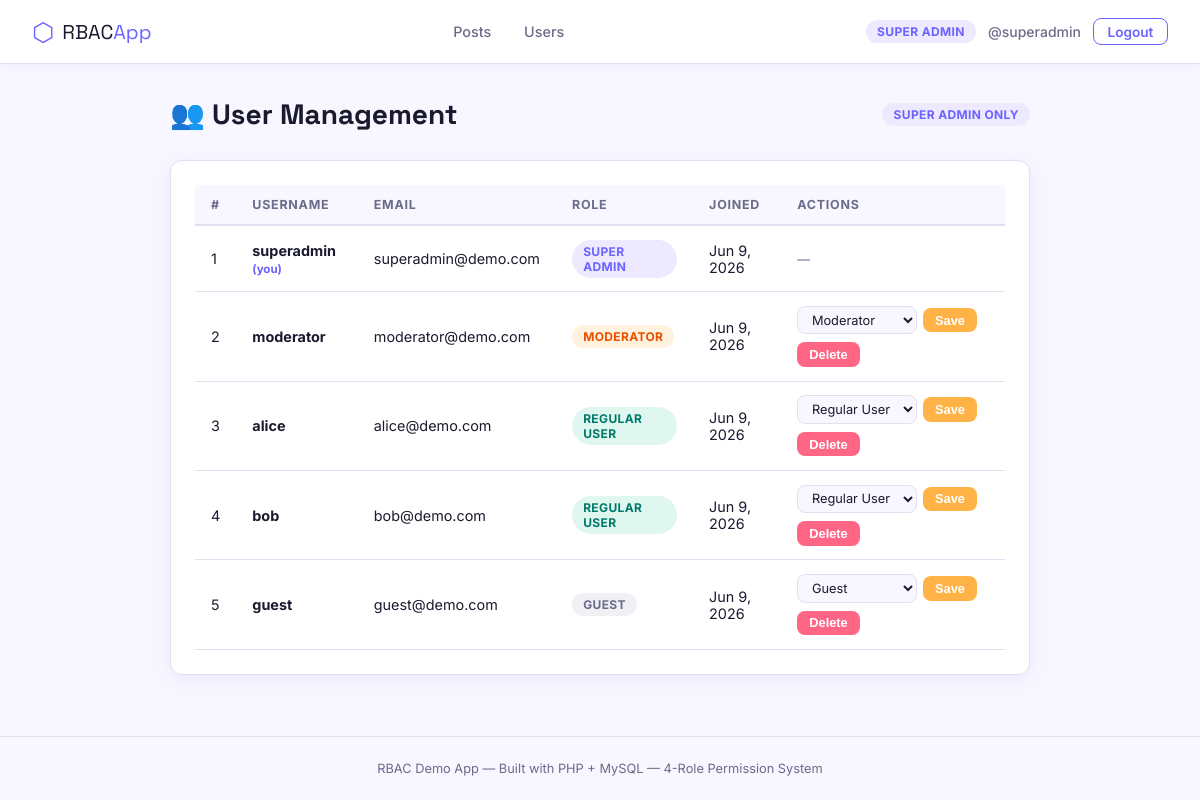
The page /pages/users.php (signed in) on the database its author committed.
### tables this page shows
CREATE TABLE IF NOT EXISTS users (
    id INT AUTO_INCREMENT PRIMARY KEY,
    username VARCHAR(50) NOT NULL UNIQUE,
    email VARCHAR(100) NOT NULL UNIQUE,
    password VARCHAR(255) NOT NULL,
    role_id INT NOT NULL DEFAULT 3,
    created_at TIMESTAMP DEFAULT CURRENT_TIMESTAMP,
    FOREIGN KEY (role_id) REFERENCES roles(id)
);

CREATE TABLE IF NOT EXISTS roles (
    id INT AUTO_INCREMENT PRIMARY KEY,
    name VARCHAR(50) NOT NULL UNIQUE,
    label VARCHAR(50) NOT NULL
);

### includes/auth.php (called while the page is built, shortened)
<?php
function isLoggedIn() {
    return isset($_SESSION['user_id']);
}
function currentUser() {
    return [
        'user_id'  => $_SESSION['user_id'] ?? null,
        'username' => $_SESSION['username'] ?? null,
        'email'    => $_SESSION['email'] ?? null,
        'role'     => $_SESSION['role'] ?? 'guest',
    ];
}
function currentRole() {
    return $_SESSION['role'] ?? 'guest';
}
function isSuperAdmin() { return currentRole() === 'super_admin'; }
function canManageUsers() {
    return isSuperAdmin();
}
function roleBadgeClass($role) {
    return match($role) {
        'super_admin'  => 'badge-super',
        'moderator'    => 'badge-mod',
        'regular_user' => 'badge-user',
        default        => 'badge-guest',
    };
}
function roleLabel($role) {
    return match($role) {
        'super_admin'  => 'Super Admin',
        'moderator'    => 'Moderator',
        'regular_user' => 'Regular User',
        default        => 'Guest',
    };
}
?>

### pages/users.php (the view, shortened to what this page needs)
<?php
require_once __DIR__ . '/../includes/auth.php';
$db = getDB();
$users = $db->query("
    SELECT u.*, r.name AS role, r.label AS role_label, r.id AS role_id
    FROM users u JOIN roles r ON u.role_id = r.id
    ORDER BY u.created_at DESC
")->fetchAll();
$roles = $db->query("SELECT * FROM roles")->fetchAll();
include __DIR__ . '/../includes/header.php';
?>
<div class="page-wrap">
    <div class="page-header">
        <h1 class="page-title">👥 User Management</h1>
        <span class="badge badge-super">Super Admin Only</span>
    </div>
    <div class="card">
        <div class="table-wrap">
            <table>
                <thead>
                    <tr>
                        <th>#</th>
                        <th>Username</th>
                        <th>Email</th>
                        <th>Role</th>
                        <th>Joined</th>
                        <th>Actions</th>
                    </tr>
                </thead>
                <tbody>
                <?php foreach ($users as $u): ?>
                <tr>
                    <td><?= $u['id'] ?></td>
                    <td>
                        <strong><?= htmlspecialchars($u['username']) ?></strong>
                        <?php if ($u['id'] == $_SESSION['user_id']): ?>
                            <span style="font-size:.72rem;color:var(--primary);font-weight:700;"> (you)</span>
                        <?php endif; ?>
                    </td>
                    <td><?= htmlspecialchars($u['email']) ?></td>
                    <td><span class="badge <?= roleBadgeClass($u['role']) ?>"><?= htmlspecialchars($u['role_label']) ?></span></td>
                    <td><?= date('M j, Y', strtotime($u['created_at'])) ?></td>
                    <td>
                        <?php if ($u['id'] !== (int)$_SESSION['user_id']): ?>
                        <div style="display:flex;gap:.5rem;flex-wrap:wrap;">
                            <form method="POST" style="display:flex;gap:.35rem;align-items:center;">
                                <select name="role_id" class="form-select" style="padding:.3rem .6rem;font-size:.8rem;width:auto;">
                                    <?php foreach ($roles as $r): ?>
                                        <option value="<?= $r['id'] ?>" <?= $r['id'] == $u['role_id'] ? 'selected' : '' ?>><?= htmlspecialchars($r['label']) ?></option>
                                    <?php endforeach; ?>
                                </select>
                                <button type="submit" name="change_role" class="btn btn-warning btn-sm">Save</button>
                            </form>
                            <form method="POST" onsubmit="return confirm('Delete user <?= htmlspecialchars($u['username']) ?>? This will remove all their posts and comments.')">
                                <button type="submit" name="delete_user" class="btn btn-danger btn-sm">Delete</button>
                            </form>
                        </div>
                        <?php else: ?>
                            <span style="font-size:.8rem;color:var(--text-muted);">—</span>
                        <?php endif; ?>
                    </td>
                </tr>
                <?php endforeach; ?>
                </tbody>
            </table>
        </div>
    </div>
</div>
<?php include __DIR__ . '/../includes/footer.php'; ?>

### includes/header.php (shortened to what this page needs)
<?php
require_once __DIR__ . '/auth.php';
$user = currentUser();
?>
<!DOCTYPE html>
<html lang="en">
<head>
    <link rel="stylesheet" href="/rbac_project/assets/css/style.css"/>
</head>
<body>
<nav class="navbar">
    <div class="nav-brand">
        <span class="brand-icon">⬡</span>
        <span class="brand-name">RBAC<span class="brand-accent">App</span></span>
    </div>
    <div class="nav-links">
        <a href="/rbac_project/pages/posts.php" class="nav-link">Posts</a>
        <?php if (canManageUsers()): ?>
        <a href="/rbac_project/pages/users.php" class="nav-link">Users</a>
        <?php endif; ?>
    </div>
    <div class="nav-right">
        <?php if (isLoggedIn()): ?>
            <span class="badge <?= roleBadgeClass(currentRole()) ?>"><?= roleLabel(currentRole()) ?></span>
            <span class="nav-username">@<?= htmlspecialchars($user['username']) ?></span>
            <a href="/rbac_project/pages/logout.php" class="btn btn-outline-sm">Logout</a>
        <?php else: ?>
            <a href="/rbac_project/pages/login.php" class="btn btn-primary-sm">Login</a>
            <a href="/rbac_project/pages/register.php" class="btn btn-outline-sm">Register</a>
        <?php endif; ?>
    </div>
</nav>

### assets/css/style.css (style rules this page uses)
*, *::before, *::after { box-sizing: border-box; margin: 0; padding: 0; }
:root { --primary: #6C63FF; --primary-dk: #4f46c8; --coral: #FF6584; --mint: #43D9AD; --amber: #FFB347; --bg: #F8F7FF; --surface: #FFFFFF; --border: #E2E0F0; --text: #1A1A2E; --text-muted: #6B6B8A; --radius: 12px; --shadow: 0 4px 20px rgba(108,99,255,.10); --shadow-lg: 0 8px 32px rgba(108,99,255,.16); }
body { font-family: 'Inter', sans-serif; background: var(--bg); color: var(--text); min-height: 100vh; display: flex; flex-direction: column; }
.navbar { background: var(--surface); border-bottom: 1px solid var(--border); padding: 0 2rem; height: 64px; display: flex; align-items: center; gap: 1.5rem; position: sticky; top: 0; z-index: 100; box-shadow: 0 2px 12px rgba(108,99,255,.07); }
.nav-brand { display: flex; align-items: center; gap: .5rem; text-decoration: none; margin-right: auto; }
.brand-icon { font-size: 1.6rem; color: var(--primary); }
.brand-name { font-family: 'Space Grotesk', sans-serif; font-size: 1.25rem; color: var(--text); }
.brand-accent { color: var(--primary); }
.nav-links { display: flex; gap: .25rem; }
.nav-link { padding: .4rem .9rem; border-radius: 8px; color: var(--text-muted); text-decoration: none; font-size: .9rem; font-weight: 500; transition: background .2s, color .2s; }
.nav-right { display: flex; align-items: center; gap: .75rem; margin-left: auto; }
.nav-username { font-size: .875rem; color: var(--text-muted); font-weight: 500; }
.btn { display: inline-flex; align-items: center; gap: .4rem; padding: .55rem 1.2rem; border-radius: 8px; font-size: .9rem; font-weight: 600; border: none; cursor: pointer; text-decoration: none; transition: transform .15s, box-shadow .15s, opacity .15s; }
.btn-danger { background: var(--coral); color: #fff; }
.btn-warning { background: var(--amber); color: #fff; }
.btn-sm { padding: .3rem .75rem; font-size: .8rem; }
.btn-outline-sm { background: transparent; color: var(--primary); border: 1.5px solid var(--primary); padding: .3rem .85rem; border-radius: 8px; font-size: .85rem; font-weight: 600; text-decoration: none; transition: background .2s; }
.badge { display: inline-block; padding: .25rem .7rem; border-radius: 99px; font-size: .75rem; font-weight: 700; letter-spacing: .03em; text-transform: uppercase; }
.badge-super { background: #ede9ff; color: var(--primary); }
.badge-mod { background: #fff3e0; color: #e65100; }
.badge-user { background: #e0f7ef; color: #00796b; }
.badge-guest { background: #f0f0f5; color: var(--text-muted); }
.page-wrap { max-width: 900px; margin: 2rem auto; padding: 0 1.25rem; flex: 1; }
.page-header { display: flex; align-items: center; justify-content: space-between; margin-bottom: 1.75rem; gap: 1rem; flex-wrap: wrap; }
.page-title { font-family: 'Space Grotesk', sans-serif; font-size: 1.75rem; color: var(--text); }
.card { background: var(--surface); border: 1px solid var(--border); border-radius: var(--radius); padding: 1.5rem; box-shadow: var(--shadow); transition: box-shadow .2s; }
.form-select { width: 100%; padding: .65rem 1rem; border: 1.5px solid var(--border); border-radius: 8px; font-size: .93rem; font-family: inherit; background: var(--bg); color: var(--text); outline: none; }
.table-wrap { overflow-x: auto; }
table { width: 100%; border-collapse: collapse; font-size: .9rem; }
thead th { padding: .75rem 1rem; text-align: left; background: var(--bg); font-weight: 700; font-size: .78rem; text-transform: uppercase; letter-spacing: .06em; color: var(--text-muted); border-bottom: 2px solid var(--border); }
tbody td { padding: .85rem 1rem; border-bottom: 1px solid var(--border); vertical-align: middle; }

### rows shown on the page
users: username "superadmin", id "1", shows "(you)", email "superadmin@demo.com", role.label "SUPER ADMIN", created_at "Jun 9, 2026"
users: id "2", username "moderator", email "moderator@demo.com", role.label "MODERATOR", created_at "Jun 9, 2026"
users: id "3", username "alice", email "alice@demo.com", role.label "REGULAR USER", created_at "Jun 9, 2026"
users: id "4", username "bob", email "bob@demo.com", role.label "REGULAR USER", created_at "Jun 9, 2026"
users: id "5", username "guest", email "guest@demo.com", role.label "GUEST", created_at "Jun 9, 2026"

### other values the page prints
roleLabel(currentRole()) "SUPER ADMIN"
form field role_id "Moderator"
form field role_id "Regular User"
form field role_id "Guest"
